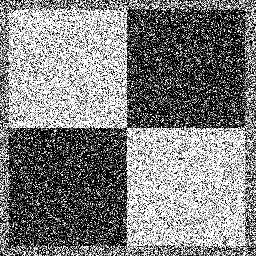
#> input picture ps1_python/input/ps1-input0-noise.png, 256 x 256 px
$ python ps1_q3.py
#> lines starting #> are read from the running program, lines starting #| are printed output that depends on the picture; after the words box and inside, x2 and y2 are one past the last pixel; in counts of white or black regions, pixels touching at a corner belong together
### ps1_python/hough_lines.py
#import cv2
import numpy as np
from math import pi
from math import sqrt
from numpy import zeros
from math import cos
from math import sin
import matplotlib.pyplot as plt


#img=cv2.imread('input/ps1-input0.png', 0)
#img=cv2.imread('input/test.tiff', 0)

#edges=cv2.Canny(img,100,255)

def hough_lines_acc(edge_img, theta_range=[i for i in range(-90,90)]):

    x=len(edge_img)
    y=len(edge_img[0])
    max_rho=round(sqrt((x*x)+(y*y)))

    acc=zeros((max_rho,len(theta_range)));

    rho_range=[i for i in range(0,max_rho+1)]

    theta_interval=theta_range[1]-theta_range[0]


    #For every x and y pixel, if the thresholded value is 0
    # then, calculate all possible intercepts (rho values)
    # when slope changes 0 to 180.
    # If the value of rho is within the defined limits
    #then add 1 to the accumulator for the current pho and theta
    #Since there will be multiple intersections in the (rho,theta)
    # space for colinear points. the accumulator for that particular
    # value of rho, theta will get more votes, leading to identification
    # of straight lines

    for y in range(0,len(edge_img)):  ##Important. Y are all the rows
        for x in range(0,len(edge_img[0])): ##Important. X are the columns
            if edge_img[y,x]==255:
               for theta in theta_range:
                  rho=abs(round((y*sin(theta*pi/180))+(x*cos(theta*pi/180))))
                  acc[rho,int((theta+90)/theta_interval)]=acc[rho,int((theta+90)/theta_interval)]+1


    acc=(acc/acc.max())*255 #Normalising the array to max output of acc to 255

    acc=acc.astype('uint8')
    return (acc,theta_range,rho_range)

def hough_peaks(hough_acc,N):

    acc_1d=hough_acc.flatten() #Flatten the rho, theta matrix to find out
    idx_1d=acc_1d.argsort()[::-1][:N] #the maximum values

    [rho_idx, theta_idx]=np.unravel_index(idx_1d, hough_acc.shape) #Figure out
    peaks=[peak for peak in zip(rho_idx,theta_idx)] #the actual index of the 2-d matrix where these maximum values exist

    return (peaks)

def hough_lines_draw(img,img_with_lines,peaks,rho,theta):

    [rho_index,theta_index]=list(zip(*peaks))
    rho_max=[rho[i] for i in rho_index]
    theta_max=[ (i*(theta[1]-theta[0]))-90 for i in theta_index]
    #a=len(img)+100
    #b=len(img[0])+100
    a=3000
    b=3000
    plt.figure(10)
    for i in range(0,len(peaks)):

        #x0=abs(rho_max[i]*cos(theta_max[i]*pi/180))
        x0=0;
        y0=(rho_max[i]/sin(theta_max[i]*pi/180))

        x1=int(x0+a*sin(theta_max[i]*pi/180))
        y1=int(y0-b*cos(theta_max[i]*pi/180))

        x2=int(x0-a*sin(theta_max[i]*pi/180))
        y2=int(y0+b*cos(theta_max[i]*pi/180))


        plt.plot([x1,x2],[y1,y2],'r-',linewidth=3)


    plt.imshow(img,cmap='gray')

    plt.savefig('output/'+img_with_lines)


### ps1_python/ps1_q3.py
import cv2
from hough_lines import hough_lines_acc
from hough_lines import hough_peaks
from hough_lines import hough_lines_draw

from pylab import *

sigma=10
low_threshold=350

figure(1)
img=cv2.imread('input/ps1-input0-noise.png', 0)
#> img is the input picture: shape (256, 256); min 0, max 255, mean 127.6
#img=cv2.imread('input/ps1-input1.png', 0)
print (img.shape)
#| (256, 256)
imshow(img,cmap='gray')

#for sigma in range(1,10,2):
blur = cv2.GaussianBlur(img,(3,3),sigma) #Gaussian blur
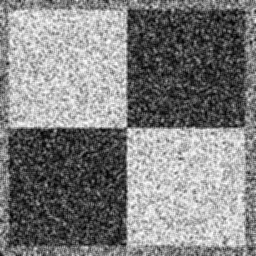
#> blur: shape (256, 256); min 2, max 254, mean 127.6
figure(2)
imshow(blur, cmap='gray')
savefig('output/ps1-3-a-1.png')

edges=cv2.Canny(blur,low_threshold,low_threshold*1.05) #Canny edge detection of blurred image
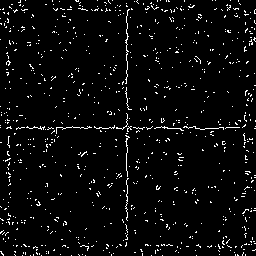
#> edges: shape (256, 256); 4% white in thin lines or dots
figure(3)
imshow(edges, cmap='gray')
savefig('output/ps1-3-b-2.png')

edges_no_gauss=cv2.Canny(img,low_threshold,low_threshold*1.1) #Canny edge detection of original image
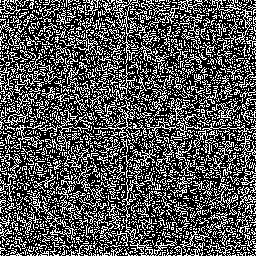
#> edges_no_gauss: shape (256, 256); 33% white in thin lines or dots
figure(4)
imshow(edges_no_gauss, cmap='gray')
savefig('output/ps1-3-b-1.png')

theta_range=arange(-90,90,2).tolist() #Change the spacing of theta

[acc,theta,rho]=hough_lines_acc(edges, theta_range) #Calculate the accumulator
#> in hough_lines_acc, `x=len(edge_img)`: x = 256
#> in hough_lines_acc, `max_rho=round(sqrt((x*x)+(y*y)))`: max_rho = 362
#> after the loop in hough_lines_acc, `for y in range(0,len(edge_img)):`:
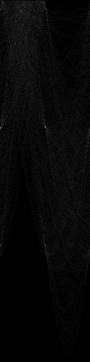
#> acc: shape (362, 90) float64; min 0, max 123, mean 7.2
#> in hough_lines_acc, `acc=(acc/acc.max())*255`:
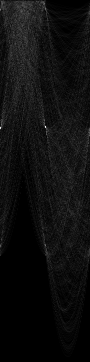
#> acc: shape (362, 90) float64; min 0, max 255, mean 15
#> theta = 90 values from -90 to 88; rho = 363 values from 0 to 362


figure(5)
imshow(acc,cmap='gray', extent=(theta[0],theta[-1],rho[-1],rho[0]))


xlabel('Theta')
ylabel('Rho')
xticks([-90,-45, 0, 45,89])

peaks_indices=hough_peaks(acc,int(25/(theta[1]-theta[0])))
#> in hough_peaks, `idx_1d=acc_1d.argsort()[::-1][:N]`: idx_1d = [11385, 11430, 11475, 11520, 810, 765, 22095, 314, 11161, 12239, 10844, 855]
#> in hough_peaks, `[rho_idx, theta_idx]=np.unravel_index(idx_1d, hough_acc.shape)`: rho_idx = [126, 127, 127, 128, 9, 8, 245, 3, 124, 135, 120, 9]; theta_idx = [45, 0, 45, 0, 0, 45, 45, 44, 1, 89, 44, 45]
#> in hough_peaks, `peaks=[peak for peak in zip(rho_idx,theta_idx)]`: peaks = [(126, 45), (127, 0), (127, 45), (128, 0), (9, 0), (8, 45), (245, 45), (3, 44), (124, 1), (135, 89), (120, 44), (9, 45)]
#> peaks_indices has the same summary as peaks in hough_peaks
print (peaks_indices)
#| [(126, 45), (127, 0), (127, 45), (128, 0), (9, 0), (8, 45), (245, 45), (3, 44), (124, 1), (135, 89), (120, 44), (9, 45)]
xlim(theta[0], theta[-1])
ylim(rho[0], rho[-1])
[rho_plot, theta_plot]=list(zip(*peaks_indices))
#> rho_plot = (126, 127, 127, 128, 9, 8, 245, 3, 124, 135, 120, 9); theta_plot = (45, 0, 45, 0, 0, 45, 45, 44, 1, 89, 44, 45)
theta_plot=[ (x*(theta[1]-theta[0]))-90 for x in theta_plot]
#> theta_plot = [0, -90, 0, -90, -90, 0, 0, -2, -88, 88, -2, 0]
plot(theta_plot,rho_plot,'or')
savefig('output/ps1-3-c-1.png')
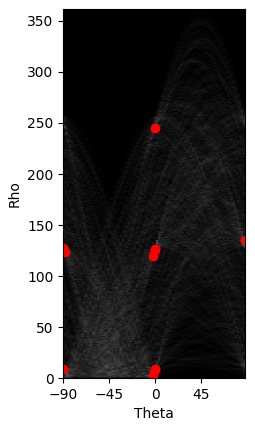
#> figure drawn by matplotlib, 1 panel


hough_lines_draw(img,'ps1-3-c-2.png',peaks_indices, rho, theta)
#> in hough_lines_draw, `[rho_index,theta_index]=list(zip(*peaks))`: rho_index has the same summary as rho_plot outside hough_lines_draw; theta_index = (45, 0, 45, 0, 0, 45, 45, 44, 1, 89, 44, 45)
#> in hough_lines_draw, `rho_max=[rho[i] for i in rho_index]`: rho_max has the same summary as rho_idx in hough_peaks
#> in hough_lines_draw, `theta_max=[ (i*(theta[1]-theta[0]))-90 for i in theta_index]`: theta_max = [0, -90, 0, -90, -90, 0, 0, -2, -88, 88, -2, 0]
#> the loop in hough_lines_draw, `for i in range(0,len(peaks)):` made 1 pass
#> x0 on pass 1: 0
#> (the run stopped early here; a loop or call above may not have finished)

$ run again, with ps1_python/input/ps1-input1.png copied over ps1_python/input/ps1-input0-noise.png
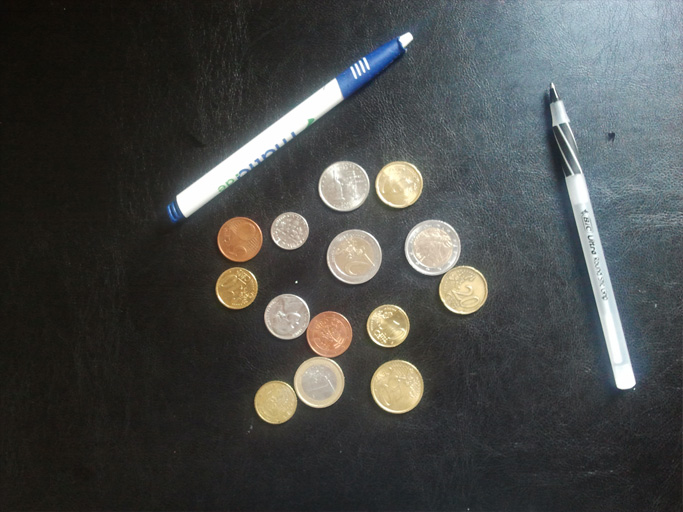
#> input picture ps1_python/input/ps1-input1.png, 683 x 512 px
#| (512, 683)
#> edges: shape (512, 683); 0.86% white in thin lines or dots, all inside (x1, y1, x2, y2) = (176, 32, 636, 424)
#> edges_no_gauss: shape (512, 683); 1.2% white in thin lines or dots, all inside (x1, y1, x2, y2) = (168, 32, 683, 509)
#> x = 512
#> y = 683
#> max_rho = 854
#> after the loop in hough_lines_acc, `for y in range(0,len(edge_img)):`:
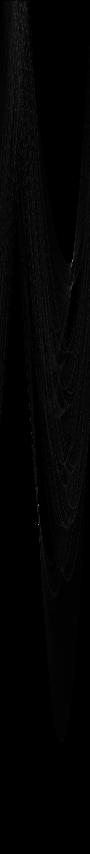
#> acc: shape (854, 90) float64; min 0, max 149, mean 3.5
#> theta = 90 values from -90 to 88; rho = 855 values from 0 to 854
#> idx_1d = [47198, 45488, 23472, 23562, 45398, 23921, 23831, 25811, 23741, 25632, 25452, 2448]
#> rho_idx = [524, 505, 260, 261, 504, 265, 264, 286, 263, 284, 282, 27]; theta_idx = [38, 38, 72, 72, 38, 71, 71, 71, 71, 72, 72, 18]
#> peaks = [(524, 38), (505, 38), (260, 72), (261, 72), (504, 38), (265, 71), (264, 71), (286, 71), (263, 71), (284, 72), (282, 72), (27, 18)]
#> peaks_indices has the same summary as peaks in hough_peaks
#| [(524, 38), (505, 38), (260, 72), (261, 72), (504, 38), (265, 71), (264, 71), (286, 71), (263, 71), (284, 72), (282, 72), (27, 18)]
#> `[rho_plot, theta_plot]=list(zip(*peaks_indices))`: rho_plot = (524, 505, 260, 261, 504, 265, 264, 286, 263, 284, 282, 27); theta_plot = (38, 38, 72, 72, 38, 71, 71, 71, 71, 72, 72, 18)
#> `theta_plot=[ (x*(theta[1]-theta[0]))-90 for x in theta_plot]`: theta_plot = [-14, -14, 54, 54, -14, 52, 52, 52, 52, 54, 54, -54]
#> rho_index has the same summary as rho_plot outside hough_lines_draw; theta_index = (38, 38, 72, 72, 38, 71, 71, 71, 71, 72, 72, 18)
#> rho_max has the same summary as rho_idx in hough_peaks
#> theta_max has the same summary as theta_plot outside hough_lines_draw
#> the loop in hough_lines_draw, `for i in range(0,len(peaks)):` made 12 passes
#> (y0, x1, y1, x2, y2) on passes 1 to 8: (-2166, -725, -5076, 725, 744), (-2087.5, -725, -4998, 725, 823), (321.4, 2427, -1441, -2427, 2084), (322.6, 2427, -1440, -2427, 2085), (-2083.3, -725, -4994, 725, 827), (336.3, 2364, -1510, -2364, 2183), (335, 2364, -1511, -2364, 2182), (362.9, 2364, -1484, -2364, 2209)
#> in hough_lines_draw, `plt.savefig('output/'+img_with_lines)`:
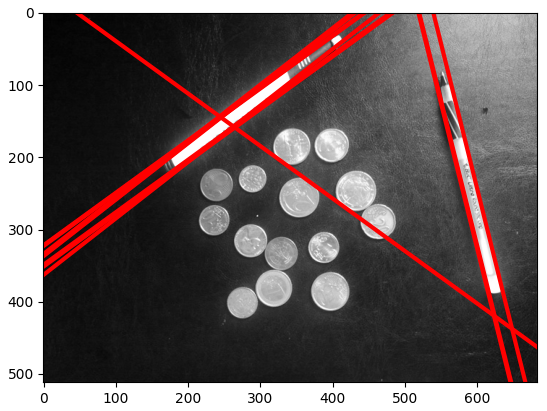
#> figure drawn by matplotlib, 1 panel
